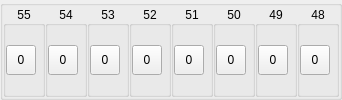
        <widget class="QGroupBox" name="groupBox48_55">
         <layout class="QHBoxLayout" name="horizontalLayout_17">
          <property name="spacing">
           <number>0</number>
          </property>
          <property name="leftMargin">
           <number>0</number>
          </property>
          <property name="topMargin">
           <number>0</number>
          </property>
          <property name="rightMargin">
           <number>0</number>
          </property>
          <property name="bottomMargin">
           <number>0</number>
          </property>
          <item>
           <widget class="QGroupBox" name="groupBox55">
            <property name="title">
             <string notr="true">55</string>
            </property>
            <property name="alignment">
             <set>Qt::AlignCenter</set>
            </property>
            <layout class="QVBoxLayout" name="verticalLayout_77">
             <property name="leftMargin">
              <number>0</number>
             </property>
             <property name="topMargin">
              <number>0</number>
             </property>
             <property name="rightMargin">
              <number>0</number>
             </property>
             <property name="bottomMargin">
              <number>0</number>
             </property>
             <item>
              <widget class="QToolButton" name="toolButton55">
               <property name="minimumSize">
                <size>
                 <width>30</width>
                 <height>30</height>
                </size>
               </property>
               <property name="maximumSize">
                <size>
                 <width>30</width>
                 <height>30</height>
                </size>
               </property>
               <property name="text">
                <string notr="true">0</string>
               </property>
               <property name="checkable">
                <bool>true</bool>
               </property>
              </widget>
             </item>
            </layout>
           </widget>
          </item>
          <item>
           <widget class="QGroupBox" name="groupBox54">
            <property name="title">
             <string notr="true">54</string>
            </property>
            <property name="alignment">
             <set>Qt::AlignCenter</set>
            </property>
            <layout class="QVBoxLayout" name="verticalLayout_78">
             <property name="leftMargin">
              <number>0</number>
             </property>
             <property name="topMargin">
              <number>0</number>
             </property>
             <property name="rightMargin">
              <number>0</number>
             </property>
             <property name="bottomMargin">
              <number>0</number>
             </property>
             <item>
              <widget class="QToolButton" name="toolButton54">
               <property name="minimumSize">
                <size>
                 <width>30</width>
                 <height>30</height>
                </size>
               </property>
               <property name="maximumSize">
                <size>
                 <width>30</width>
                 <height>30</height>
                </size>
               </property>
               <property name="text">
                <string notr="true">0</string>
               </property>
               <property name="checkable">
                <bool>true</bool>
               </property>
              </widget>
             </item>
            </layout>
           </widget>
          </item>
          <item>
           <widget class="QGroupBox" name="groupBox53">
            <property name="title">
             <string notr="true">53</string>
            </property>
            <property name="alignment">
             <set>Qt::AlignCenter</set>
            </property>
            <layout class="QVBoxLayout" name="verticalLayout_79">
             <property name="leftMargin">
              <number>0</number>
             </property>
             <property name="topMargin">
              <number>0</number>
             </property>
             <property name="rightMargin">
              <number>0</number>
             </property>
             <property name="bottomMargin">
              <number>0</number>
             </property>
             <item>
              <widget class="QToolButton" name="toolButton53">
               <property name="minimumSize">
                <size>
                 <width>30</width>
                 <height>30</height>
                </size>
               </property>
               <property name="maximumSize">
                <size>
                 <width>30</width>
                 <height>30</height>
                </size>
               </property>
               <property name="text">
                <string notr="true">0</string>
               </property>
               <property name="checkable">
                <bool>true</bool>
               </property>
              </widget>
             </item>
            </layout>
           </widget>
          </item>
          <item>
           <widget class="QGroupBox" name="groupBox52">
            <property name="title">
             <string notr="true">52</string>
            </property>
            <property name="alignment">
             <set>Qt::AlignCenter</set>
            </property>
            <layout class="QVBoxLayout" name="verticalLayout_80">
             <property name="leftMargin">
              <number>0</number>
             </property>
             <property name="topMargin">
              <number>0</number>
             </property>
             <property name="rightMargin">
              <number>0</number>
             </property>
             <property name="bottomMargin">
              <number>0</number>
             </property>
             <item>
              <widget class="QToolButton" name="toolButton52">
               <property name="minimumSize">
                <size>
                 <width>30</width>
                 <height>30</height>
                </size>
               </property>
               <property name="maximumSize">
                <size>
                 <width>30</width>
                 <height>30</height>
                </size>
               </property>
               <property name="text">
                <string notr="true">0</string>
               </property>
               <property name="checkable">
                <bool>true</bool>
               </property>
              </widget>
             </item>
            </layout>
           </widget>
          </item>
          <item>
           <widget class="QGroupBox" name="groupBox51">
            <property name="title">
             <string notr="true">51</string>
            </property>
            <property name="alignment">
             <set>Qt::AlignCenter</set>
            </property>
            <layout class="QVBoxLayout" name="verticalLayout_81">
             <property name="leftMargin">
              <number>0</number>
             </property>
             <property name="topMargin">
              <number>0</number>
             </property>
             <property name="rightMargin">
              <number>0</number>
             </property>
             <property name="bottomMargin">
              <number>0</number>
             </property>
             <item>
              <widget class="QToolButton" name="toolButton51">
               <property name="minimumSize">
                <size>
                 <width>30</width>
                 <height>30</height>
                </size>
               </property>
               <property name="maximumSize">
                <size>
                 <width>30</width>
                 <height>30</height>
                </size>
               </property>
               <property name="text">
                <string notr="true">0</string>
               </property>
               <property name="checkable">
                <bool>true</bool>
               </property>
              </widget>
             </item>
            </layout>
           </widget>
          </item>
          <item>
           <widget class="QGroupBox" name="groupBox50">
            <property name="title">
             <string notr="true">50</string>
            </property>
            <property name="alignment">
             <set>Qt::AlignCenter</set>
            </property>
            <layout class="QVBoxLayout" name="verticalLayout_82">
             <property name="leftMargin">
              <number>0</number>
             </property>
             <property name="topMargin">
              <number>0</number>
             </property>
             <property name="rightMargin">
              <number>0</number>
             </property>
             <property name="bottomMargin">
              <number>0</number>
             </property>
             <item>
              <widget class="QToolButton" name="toolButton50">
               <property name="minimumSize">
                <size>
                 <width>30</width>
                 <height>30</height>
                </size>
               </property>
               <property name="maximumSize">
                <size>
                 <width>30</width>
                 <height>30</height>
                </size>
               </property>
               <property name="text">
                <string notr="true">0</string>
               </property>
               <property name="checkable">
                <bool>true</bool>
               </property>
              </widget>
             </item>
            </layout>
           </widget>
          </item>
          <item>
           <widget class="QGroupBox" name="groupBox49">
            <property name="title">
             <string notr="true">49</string>
            </property>
            <property name="alignment">
             <set>Qt::AlignCenter</set>
            </property>
            <layout class="QVBoxLayout" name="verticalLayout_83">
             <property name="leftMargin">
              <number>0</number>
             </property>
             <property name="topMargin">
              <number>0</number>
             </property>
             <property name="rightMargin">
              <number>0</number>
             </property>
             <property name="bottomMargin">
              <number>0</number>
             </property>
             <item>
              <widget class="QToolButton" name="toolButton49">
               <property name="minimumSize">
                <size>
                 <width>30</width>
                 <height>30</height>
                </size>
               </property>
               <property name="maximumSize">
                <size>
                 <width>30</width>
                 <height>30</height>
                </size>
               </property>
               <property name="text">
                <string notr="true">0</string>
               </property>
               <property name="checkable">
                <bool>true</bool>
               </property>
              </widget>
             </item>
            </layout>
           </widget>
          </item>
          <item>
           <widget class="QGroupBox" name="groupBox48">
            <property name="title">
             <string notr="true">48</string>
            </property>
            <property name="alignment">
             <set>Qt::AlignCenter</set>
            </property>
            <layout class="QVBoxLayout" name="verticalLayout_84">
             <property name="leftMargin">
              <number>0</number>
             </property>
             <property name="topMargin">
              <number>0</number>
             </property>
             <property name="rightMargin">
              <number>0</number>
             </property>
             <property name="bottomMargin">
              <number>0</number>
             </property>
             <item>
              <widget class="QToolButton" name="toolButton48">
               <property name="minimumSize">
                <size>
                 <width>30</width>
                 <height>30</height>
                </size>
               </property>
               <property name="maximumSize">
                <size>
                 <width>30</width>
                 <height>30</height>
                </size>
               </property>
               <property name="text">
                <string notr="true">0</string>
               </property>
               <property name="checkable">
                <bool>true</bool>
               </property>
              </widget>
             </item>
            </layout>
           </widget>
          </item>
         </layout>
        </widget>
